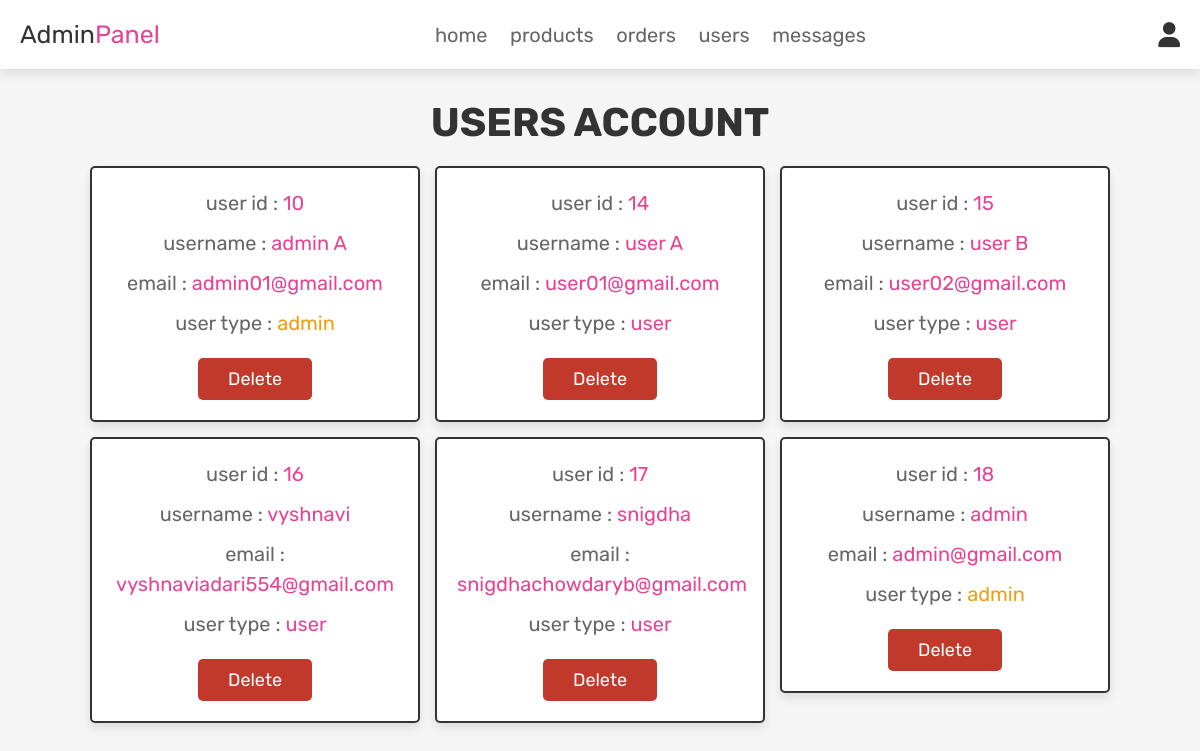
The app's page /admin_users.php (signed in) with its own data.
### tables this page shows
CREATE TABLE `users` (
  `id` int(100) NOT NULL,
  `name` varchar(100) NOT NULL,
  `email` varchar(100) NOT NULL,
  `password` varchar(100) NOT NULL,
  `user_type` varchar(20) NOT NULL DEFAULT 'user'
);

### admin_users.php (the view, shortened to what this page needs)
<?php
@include 'config.php';
?>
<!DOCTYPE html>
<html lang="en">
<head>
   <link rel="stylesheet" href="https://cdnjs.cloudflare.com/ajax/libs/font-awesome/6.0.0/css/all.min.css">
   <link rel="stylesheet" href="css/admin_style.css">
</head>
<body>
<?php @include 'admin_header.php'; ?>
<section class="users">
   <h1 class="title">users account</h1>
   <div class="box-container">
      <?php
         $select_users = mysqli_query($conn, "SELECT * FROM `users`") or die('query failed');
         if(mysqli_num_rows($select_users) > 0){
            while($fetch_users = mysqli_fetch_assoc($select_users)){
      ?>
      <div class="box">
         <p>user id : <span><?php echo $fetch_users['id']; ?></span></p>
         <p>username : <span><?php echo $fetch_users['name']; ?></span></p>
         <p>email : <span><?php echo $fetch_users['email']; ?></span></p>
         <p>user type : <span style="color:<?php if($fetch_users['user_type'] == 'admin'){ echo 'var(--orange)'; }; ?>"><?php echo $fetch_users['user_type']; ?></span></p>
         <a href="admin_users.php?delete=<?php echo $fetch_users['id']; ?>" onclick="return confirm('delete this user?');" class="delete-btn">delete</a>
      </div>
      <?php
         }
      }
      ?>
   </div>
</section>
</body>
</html>

### css/admin_style.css (style rules this page uses)
:root { --pink:#e84393; --red:#c0392b; --orange:#f39c12; --black:#333; --white:#fff; --light-color:#666; --light-white:#ccc; --light-bg:#f5f5f5; --border:.2rem solid var(--black); --box-shadow:0 .5rem 1rem rgba(0,0,0,.1); }
* { font-family: 'Rubik', sans-serif; margin:0; padding:0; box-sizing: border-box; outline: none; border:none; text-decoration: none; transition:all .2s linear; }
html { font-size: 62.5%; overflow-x: hidden; scroll-behavior: smooth; scroll-padding-top: 6.5rem; }
body { background: var(--light-bg); }
section { padding:3rem 2rem; }
.title { text-align: center; margin-bottom: 2rem; color:var(--black); text-transform: uppercase; font-size: 4rem; }
.btn, .delete-btn, .option-btn { display: inline-block; border-radius: .5rem; margin-top: 1rem; font-size: 1.8rem; color:var(--white); cursor: pointer; padding:1rem 3rem; text-transform: capitalize; }
.delete-btn { background-color: var(--red); }
.users .box-container { display: grid; grid-template-columns: repeat(auto-fit, 33rem); gap:1.5rem; align-items: flex-start; max-width: 1200px; margin: 0 auto; justify-content: center; }
.users .box-container .box { padding:2rem; border:var(--border); background-color: var(--white); box-shadow: var(--box-shadow); border-radius: .5rem; text-align: center; }
.users .box-container .box p { font-size: 2rem; color:var(--light-color); margin-bottom: 1rem; line-height: 1.5; }
.users .box-container .box p span { color:var(--pink); }
.users .box-container .box .delete-btn { margin-top: .5; }

### records on screen
users: id "10", name "admin A", email "admin01@gmail.com", user_type "admin"
users: id "14", name "user A", email "user01@gmail.com", user_type "user"
users: id "15", name "user B", email "user02@gmail.com", user_type "user"
users: id "16", name "vyshnavi", email "vyshnaviadari554@gmail.com", user_type "user"
users: id "17", name "snigdha", email "snigdhachowdaryb@gmail.com", user_type "user"
users: id "18", name "admin", email "admin@gmail.com", user_type "admin"
